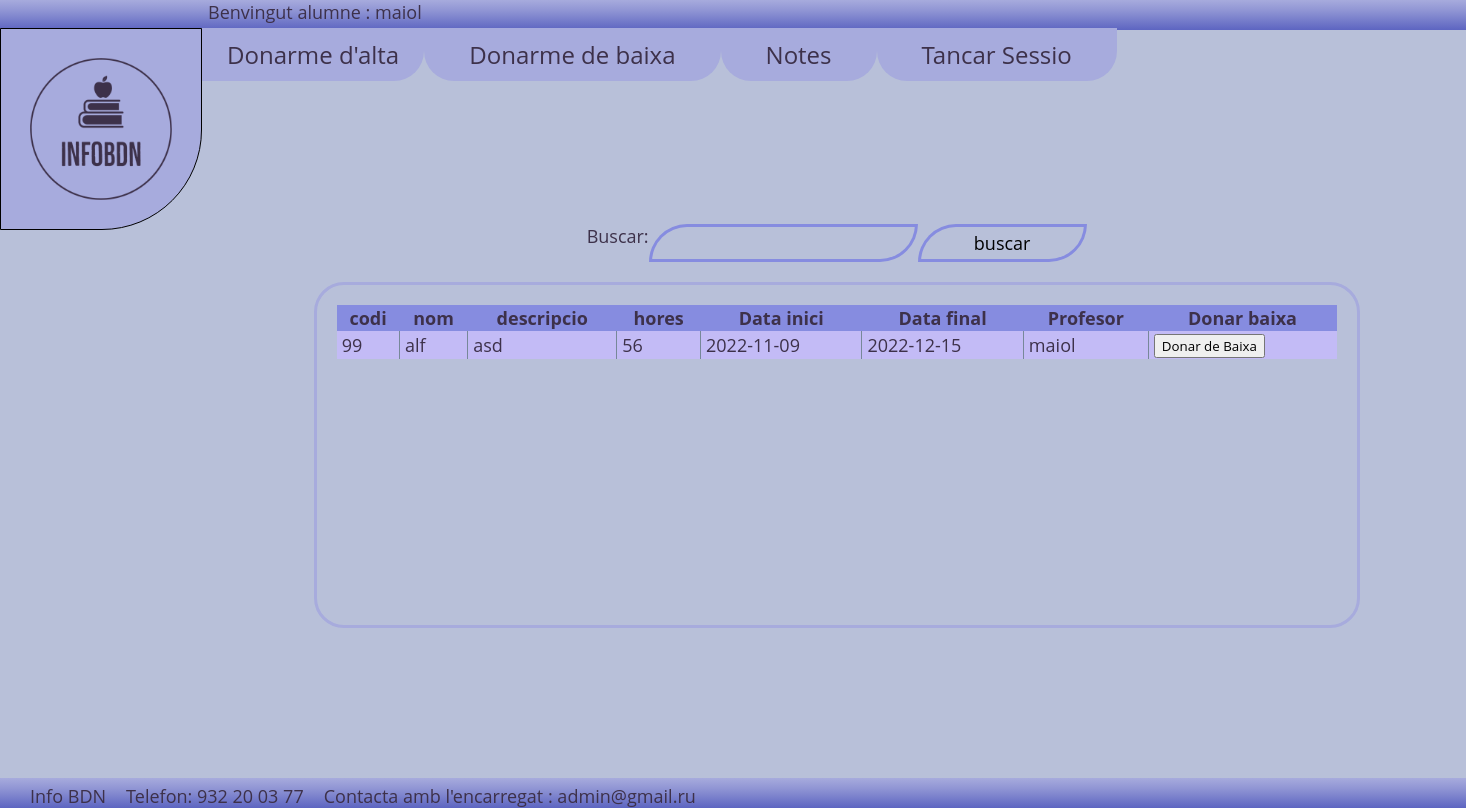
Page /infoDB/menu.php?opcio=baixa (signed in) on the earlier database version.
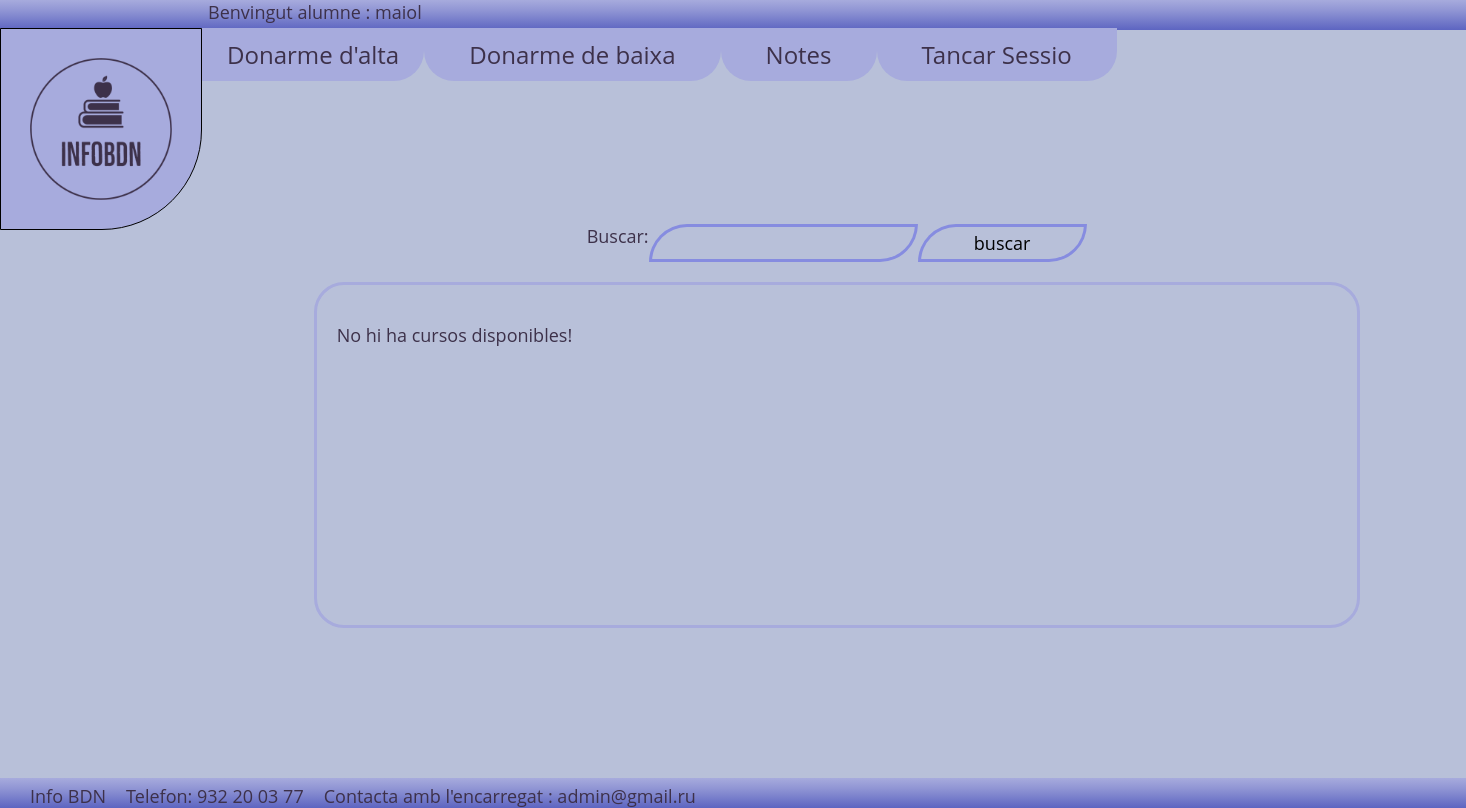
Same page on the later database version.
### tables this page shows
CREATE TABLE `matricules` (
  `FKAlumnesDNI` varchar(9) NOT NULL,
  `FKCursosCODI` int(11) NOT NULL,
  `nota` int(11) DEFAULT NULL,
  `estatM` tinyint(1) NOT NULL
);

CREATE TABLE `cursos` (
  `codi` int(11) NOT NULL,
  `nom` varchar(40) NOT NULL,
  `descripcio` varchar(80) NOT NULL,
  `hores` int(11) NOT NULL,
  `dataInici` date NOT NULL,
  `dataFinal` date NOT NULL,
  `CursProfessorFK` varchar(9) DEFAULT NULL,
  `estat` tinyint(1) NOT NULL
);

### infoDB/alumne/alumneFuncions.php (the view, shortened to what this page needs)
<?php
    function menuAlunes(){
        echo"<nav>";
            echo "<a href='menu.php?opcio=" . "alta" . "'>Donarme d'alta</a>";
            echo '<a href="menu.php?opcio=' . 'baixa' . '">Donarme de baixa</a>';
            echo '<a href="menu.php?opcio=' . 'notes' . '">Notes</a>';
            echo '<a href="functions/closeSession.php">Tancar Sessio</a>';
        echo"</nav>";
    }
    function monstrarTaula(){
        echo "<div class='buscadorTaula'>";
            echo "<div class='buscadorf'>";
                buscador();
            echo "<div>";
            echo "<div class='contenidorTaula'>";
                echo "<div class='contenidorTaula2'>";
                llistarTaulacursosPerAlumne();
                echo "</div>";
            echo "</div>";
        echo "</div>";
    }
    function buscador(){
        ?>
            <div class="main">
                <form class="buscadorform" action="menu.php" method="POST" enctype="multipart/form-data">
                    <label for="buscar">Buscar: </label><br>
                    <input type="text" name="buscar" require><br>
                    <input type="submit" value="buscar">
                </form>
            </div>
        <?php
    }
    function llistarTaulacursosPerAlumne(){
        $conexion = concetarBD();
        $today=date('Y-m-d');
        $dni=$_SESSION["usuari"]["dni"];
        if($_SESSION["menu"]=="baixa"){
            $sql = "SELECT * FROM cursos C INNER JOIN matricules M ON C.codi = FKCursosCODI WHERE `dataInici` > DATE '$today' AND `FKAlumnesDNI` = '$dni' AND estatM != '0'";
        }
        $consulta = mysqli_query($conexion,$sql);
        if($consulta == false){
            mysqli_error($conexion);
        }
        else{
            if(mysqli_num_rows($consulta)==0){
                echo "<p class='warning'>No hi ha cursos disponibles!</p>";
            }else{
                echo "<table>";
                    echo "<tr>";
                        echo "<th>codi</th><th>nom</th><th>descripcio</th><th>hores</th><th>Data inici</th><th>Data final</th><th>Profesor</th>";
                        if(isset($_SESSION["menu"])){
                        if($_SESSION["menu"]=="baixa"){
                            echo '<th>Donar baixa</td>';
                        }
                        echo "</tr>";
                    }
                while($row = mysqli_fetch_array($consulta)){
                    echo "<tr>";
                    echo "<td>$row[codi]</td>";
                    echo "<td>$row[nom]</td>";
                    echo "<td>$row[descripcio]</td>";
                    echo "<td>$row[hores]</td>";
                    echo "<td>$row[dataInici]</td>";
                    echo "<td>$row[dataFinal]</td>";
                    echo "<td>$row[CursProfessorFK]</td>";
                    if(isset($_SESSION["menu"])){
                    if($_SESSION["menu"]=="baixa"){
                        echo '<td><button onclick="confirmacioD('.$row["codi"].')">Donar de Baixa</button></td>';
                    }
                    echo "</tr>";
                    }
                }
                echo "</table>";
            }
        }
    }
?>

### infoDB/menu.php (shortened to what this page needs)
<?php
include "alumne/alumneFuncions.php";
?>
<!DOCTYPE html>
<html lang="en">
<head>
    <link rel="stylesheet" href="style/styles.css">
</head>
<body>
    <header><?php echo "Benvingut ".$_SESSION["login"]." : ".$_SESSION["usuari"]["nom"];  ?></header>
    <div class="mainMenu">
        <div class="navegacio">
            <img src="media/logo/InfoBDN-1.png" class="logo">
            <?php if($_SESSION["login"]=="alumne"){menuAlunes();}?>
        </div>
    <?php
        if($_SESSION["login"]=="alumne"){
            if($_SESSION["menu"]=="baixa"){
                monstrarTaula();
            }
        }
        ?>
    </div>
    <footer><p>Info BDN</p><p>Telefon: 932 20 03 77</p><p>Contacta amb l'encarregat : admin@gmail.ru</p></footer>
</body>
</html>

### infoDB/style/styles.css (style rules this page uses)
body, html { width: 100%; height: 100%; }
* { font-family: 'Open Sans'; font-style: normal; }
body { background-color: #b8c0d9; color: #3d314a; font-size: 18px; }
.contenidorTaula2 { width: 100%; height: 300px; overflow: auto; }
.buscadorTaula { grid-area: 1/1; padding-left: 10%; padding-top: 3%; width: 1400px; height: 500px; display: grid; grid-template-columns: 2fr 90% ; grid-template-rows: 4fr 3fr 1fr; padding-top: 120px; }
.buscadorf { grid-area: 3 / 2; }
.contenidorTaula { margin: auto; width: 1000px; height: 300px; padding: 20px; border: #a7abdd 3px solid; border-radius: 30px; }
.buscadorform { width: 200px; display: flex; padding-bottom: 20px; }
input[name="buscar"] { width: 300px; height: 30px; border-radius: 40px 0px 40px 0px; }
input[value="buscar"] { height: 38px; border-radius: 40px 0px 40px 0px; }
input { border: solid 3px #868ce0; border-radius: 40px; width: 300px; height: 50px; background-color: #b8c0d9; font-size: 18px; }
input { padding-left: 20px; }
input[type=submit] { width: 200px; padding-right: 20px; }
footer { background: rgb(167,171,221); background: linear-gradient(180deg, rgba(167,171,221,1) 0%, rgba(144,149,212,1) 35%, rgba(93,101,193,1) 100%); position: fixed; left: 0; bottom: 0; height: 30px; width: 100%; margin-top: 0%; line-height: 0; display: flex; padding-left: 10px; }
footer p { padding-left: 20px; }
header { background: rgb(167,171,221); background: linear-gradient(180deg, rgba(167,171,221,1) 0%, rgba(144,149,212,1) 35%, rgba(93,101,193,1) 100%); position: fixed; top: 0; bottom: 0; height: 30px; width: 100%; line-height: -10; margin-right: auto; display: flex; padding-left: 210px; margin-left: -10px; }
.logo { width: 200px; height: 200px; border: black solid 1px; background-color:#a7abdd; border-radius: 0 0 100px 0; margin-top: -10px; }
.navegacio nav a { background-color:#a7abdd; padding: 10px 45px; border-radius: 0 0 30px 30px; text-decoration: none; color: #3d314a; }
.navegacio nav a:first-child { background-color:#a7abdd; padding: 10px 25px; border-radius: 0 0 30px 0px; }
.navegacio { padding-top: 30px; position: fixed; left: 0; top: 30; font-size: 24px; display: flex; flex-direction: row; }
.main { width: 100%; }
.main form { margin: auto; width: 500px; padding-top: 80px; text-align: center; }
.mainMenu { width: 100%; height:100%; display: grid; grid-template-columns: 40% 40% 20% ; grid-template-rows: 10% 50% 40%; }
table { table-layout:auto; width: 100%; border-collapse: collapse; background-color: #868ce0; }
td:not(.fotoTd) { padding-left: 5px; }
tr:nth-child(even) { background-color: #c3bbf6; }
tr:nth-child(odd) { background-color: #acc7ed; }
table tr td:not(:first-child) { border-left: lightslategray solid 1px; }
th { background-color: #868ce0; }

Differences in the rows shown:
no longer on this page (row edited): matricules: FKCursosCODI.codi "99", FKCursosCODI.nom "alf", FKCursosCODI.descripcio "asd", FKCursosCODI.hores "56", FKCursosCODI.dataInici "2022-11-09", FKCursosCODI.dataFinal "2022-12-15", FKCursosCODI.CursProfessorFK "maiol"
Other differences:
text no longer shown: "codi nom descripcio hores Data inici Data final Profesor Donar baixa"
text now shown: "No hi ha cursos disponibles!"
